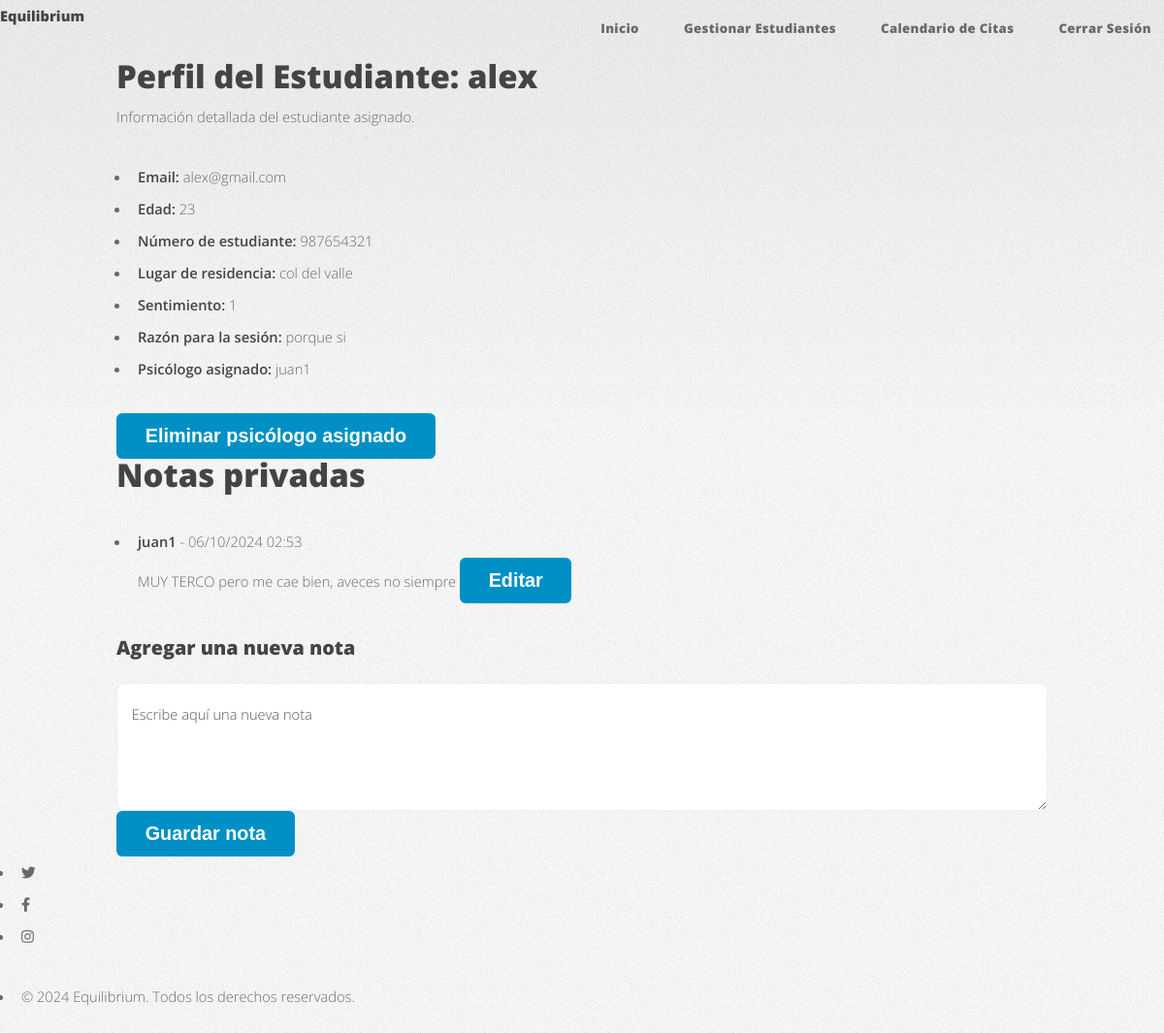
Page /student/2/view/ (signed in) on the committed database.
### main/models.py (models this page shows, shortened)
class Student(models.Model):
    user = models.OneToOneField(User, on_delete=models.CASCADE, related_name='student_profile')
    name = models.CharField(max_length=100)
    age = models.IntegerField()
    email = models.EmailField(unique=True)
    student_number = models.CharField(max_length=20, unique=True)
    location = models.CharField(max_length=100)
    feelings = models.IntegerField(choices=[(i, i) for i in range(1, 6)])
    reason = models.TextField()
    psychologist = models.ForeignKey(Psychologist, on_delete=models.SET_NULL, null=True, blank=True, related_name='assigned_students')  # Cambia aquí a Psychologist
    private_notes = models.TextField(blank=True, null=True)
    note_creator = models.ForeignKey(User, on_delete=models.SET_NULL, null=True, blank=True, related_name='created_notes')

class Psychologist(models.Model):
    user = models.OneToOneField(User, on_delete=models.CASCADE, related_name='psychologist_profile')
    name = models.CharField(max_length=100)
    age = models.IntegerField()
    email = models.EmailField(unique=True)
    specialty = models.CharField(max_length=100)
    phone_number = models.CharField(max_length=15)

class PrivateNote(models.Model):
    student = models.ForeignKey(Student, on_delete=models.CASCADE, related_name='notes')  # Cambiamos el related_name para evitar el conflicto
    content = models.TextField()
    created_by = models.ForeignKey(User, on_delete=models.SET_NULL, null=True, related_name='created_private_notes')  # Cambiamos el related_name
    created_at = models.DateTimeField(auto_now_add=True)

### main/views.py (the view, shortened to what this page needs)
# urls.py: path('student/<int:student_id>/view/', views.view_student_profile, name='view_student_profile'),
@login_required
def view_student_profile(request, student_id):
    student = get_object_or_404(Student, id=student_id)
    current_user = request.user
    psychologist_assigned = student.psychologist
    if psychologist_assigned != current_user.psychologist_profile:
        can_edit = False
    else:
        can_edit = True
    notes = PrivateNote.objects.filter(student=student).order_by('-created_at')
    return render(request, 'view_student_profile.html', {
        'student': student,
        'can_edit': can_edit,
        'notes': notes,
    })

### main/templates/view_student_profile.html (shortened to what this page needs)
<!DOCTYPE html>
<html lang="es">
<head>
    {% load static %}
    <link rel="stylesheet" href="{% static 'css/fontawesome-all.min.css' %}">
    <link rel="stylesheet" href="{% static 'css/main.css' %}">
</head>
<body class="is-preload">
    <div id="page-wrapper">
        <header id="header">
            <h1 id="logo"><a href="{% url 'home' %}">Equilibrium</a></h1>
            <nav id="nav">
                <ul>
                    <li><a href="{% url 'psychologist_home' %}">Inicio</a></li>
                    <li><a href="{% url 'manage_students' %}">Gestionar Estudiantes</a></li>
                    <li><a href="{% url 'psychologist_calendar' %}">Calendario de Citas</a></li>
                    <li><a href="{% url 'logout' %}">Cerrar Sesión</a></li>
                </ul>
            </nav>
        </header>
        <section id="main" class="container">
            <header class="major">
                <h2>Perfil del Estudiante: {{ student.name }}</h2>
                <p>Información detallada del estudiante asignado.</p>
            </header>
            <ul>
                <li><strong>Email:</strong> {{ student.email }}</li>
                <li><strong>Edad:</strong> {{ student.age }}</li>
                <li><strong>Número de estudiante:</strong> {{ student.student_number }}</li>
                <li><strong>Lugar de residencia:</strong> {{ student.location }}</li>
                <li><strong>Sentimiento:</strong> {{ student.feelings }}</li>
                <li><strong>Razón para la sesión:</strong> {{ student.reason }}</li>
                <li><strong>Psicólogo asignado:</strong> {{ student.psychologist.user.username }}</li>
            </ul>
            {% if can_edit %}
            <form method="POST" action="{% url 'remove_psychologist' student.id %}">
                <button type="submit" class="button primary">Eliminar psicólogo asignado</button>
            </form>
            {% endif %}
            <h2>Notas privadas</h2>
            <ul>
                {% for note in notes %}
                    <li>
                        <strong>{{ note.created_by.username }}</strong> - {{ note.created_at|date:"d/m/Y H:i" }}<br>
                        <span id="note-text-{{ note.id }}">{{ note.content }}</span>
                        {% if can_edit and note.created_by == user %}
                            <button type="button" onclick="showEditForm({{ note.id }})" class="button">Editar</button>
                        {% endif %}
                    </li>
                {% empty %}
                    <li>No hay notas aún.</li>
                {% endfor %}
            </ul>
            {% if can_edit %}
                <h3>Agregar una nueva nota</h3>
                <form method="POST">
                    <textarea name="private_notes" placeholder="Escribe aquí una nueva nota"></textarea>
                    <button type="submit" class="button primary">Guardar nota</button>
                </form>
            {% endif %}
        </section>
        <footer id="footer">
            <ul class="icons">
                <li><a href="#" class="icon brands fa-twitter"><span class="label">Twitter</span></a></li>
                <li><a href="#" class="icon brands fa-facebook-f"><span class="label">Facebook"></span></a></li>
                <li><a href="#" class="icon brands fa-instagram"><span class="label">Instagram"></span></a></li>
            </ul>
            <ul class="copyright">
                <li>&copy; 2024 Equilibrium. Todos los derechos reservados.</li>
            </ul>
        </footer>
    </div>
</body>
</html>

### rows in the picture
Student: name "alex", email "alex@gmail.com", age "23", student_number "987654321", location "col del valle", feelings "1", reason "porque si", psychologist.user.username "juan1"
PrivateNote: created_by.username "juan1", created_at "06/10/2024 02:53", content "MUY TERCO pero me cae bien, aveces no siempre"
